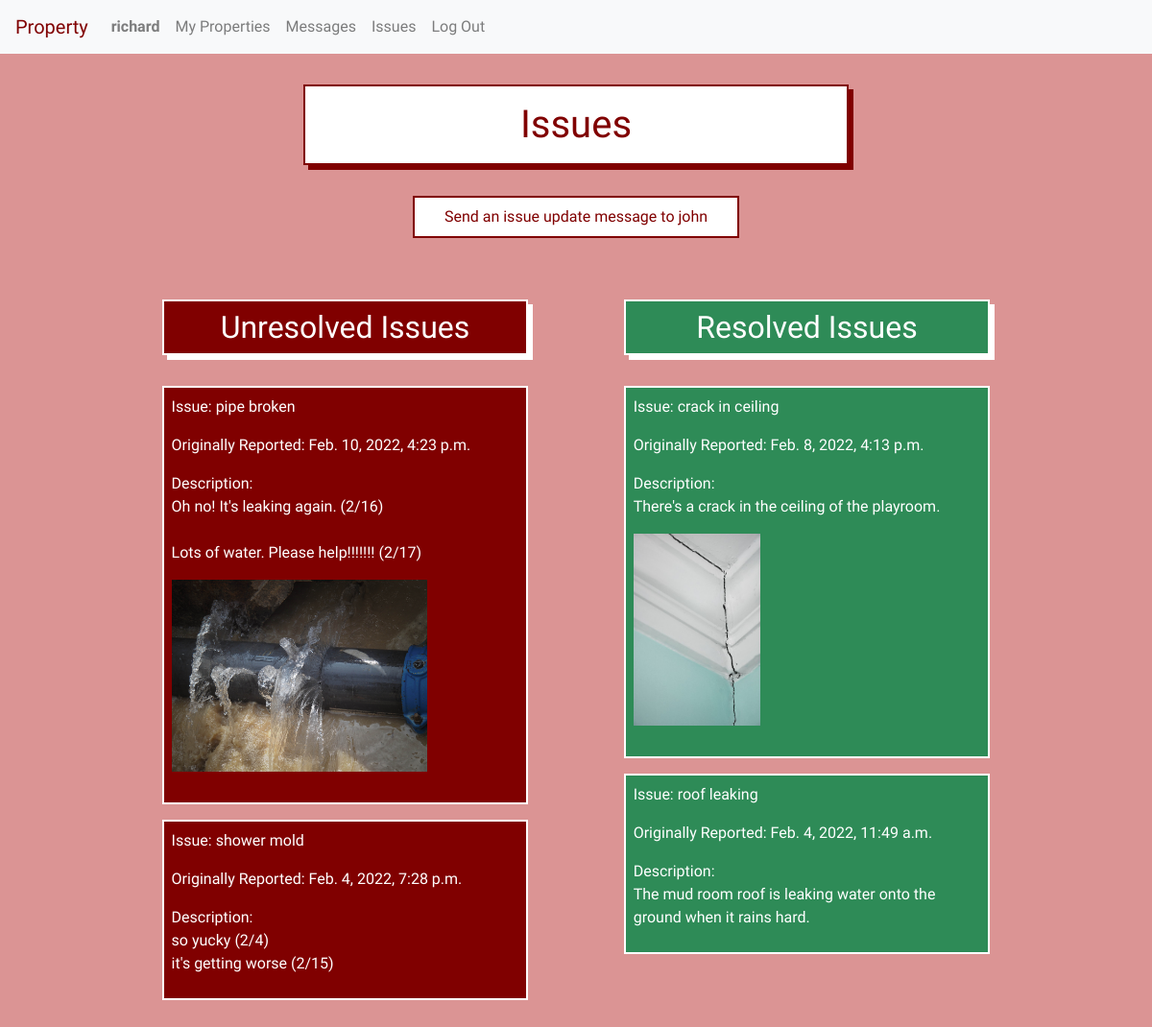
The page /unit_issues/3 (signed in) on the database its author committed.
### property/models.py (models this page shows, shortened)
class User(AbstractUser):
    tenant = models.BooleanField(default=True)
    manager = models.BooleanField(default=False)
    profile_picture = models.ImageField(blank=True, null=True, upload_to='profile_images/')

class Unit(models.Model):
    manager = models.ForeignKey(User, on_delete=models.CASCADE, related_name="managers")
    tenant = models.ForeignKey(User, on_delete=models.CASCADE, related_name="tenants", blank=True, null=True)
    address = models.CharField(max_length=200)
    image = models.ImageField(blank=True, upload_to='unit_images/')
    lease = models.FileField(blank=True, upload_to='leases/')

class Issue(models.Model):
    unit_id = models.ForeignKey(Unit, on_delete=models.CASCADE, related_name="issues")
    image = models.ImageField(blank=True, upload_to='issue_images/')
    title = models.CharField(max_length=50)
    description = models.TextField(max_length=1000, null=False, blank=False)
    time_created = models.DateTimeField(default=timezone.now)
    resolved = models.BooleanField(default=False)

### property/views.py (the view)
# urls.py: path("unit_issues/<int:unit_id>", views.unit_issues, name="unit_issues"),
@login_required
def unit_issues(request, unit_id):
    if request.method == "GET":
        unit = Unit.objects.get(id=unit_id)
        resolved_issues = Issue.objects.filter(unit_id=unit.id).filter(resolved=True).order_by('-time_created')
        unresolved_issues = Issue.objects.filter(unit_id=unit.id).filter(resolved=False).order_by('-time_created')
        return render(request, 'property/unit_issues.html', {
            "resolved_issues": resolved_issues,
            "unresolved_issues": unresolved_issues,
            "unit": unit
        })
    else:
        return render(request, 'property/error.html')

### property/templates/property/unit_issues.html (shortened to what this page needs)
{% extends "property/layout.html" %}
{% block body %}
<h1>Issues</h1>
{% if user.is_authenticated %}
    {% if user == unit.manager or user == unit.tenant %}
    {% if user.manager %}
        <button onclick="show_send_message_form_block()" class="show_send_a_message_form">Send an issue update message to {{unit.tenant}}</button><br>
    {% endif %}
        <div class="inline-child">
            <h2 id="unresolved_header">Unresolved Issues</h2>
            <div class="unresolved-issues">
            {% for issue in unresolved_issues %}
                <div class="unresolved-item">
                    <p>Issue: {{issue.title}}</p>
                    <p>Originally Reported: {{issue.time_created}}</p>
                    <div id="original_issue_description_{{issue.id}}">
                        <p id="current_issue_description_{{issue.id}}">Description:<br>{{issue.description|linebreaksbr}}</p>
                    </div>
                    {% if issue.image %}
                    <div class="issue_image">
                        <img src="{{ issue.image.url }}" alt="{{ issue.title }}" height=200>
                        <br><br>
                    </div>
                    {% endif %}
                </div>
            {% endfor %}
            </div>
        </div>
        <div class="inline-child">
            <h2 id="resolved_header">Resolved Issues</h2>
            <div class="resolved-issues">
            {% for issue in resolved_issues %}
                <div class="resolved-item">
                    <p>Issue: {{issue.title}}</p>
                    <p>Originally Reported: {{issue.time_created}}</p>
                    <p>Description:<br>{{issue.description|linebreaksbr}}</p>
                    {% if issue.image %}
                    <div class="issue_image">
                        <img src="{{ issue.image.url }}" alt="{{ issue.title }}" height=200>
                        <br><br>
                    </div>
                    {% endif %}
                </div>
            {% endfor %}
            </div>
        </div>
    {% else %}
    <br><br>You don't have permission to view this page.
    {% endif %}
{% else %}
<br><br>You don't have permission to view this page.
{% endif %}
{% endblock %}

### property/templates/property/layout.html (shortened to what this page needs)
{% load static %}
<!DOCTYPE html>
<html lang="en">
    <head>
        <link rel="stylesheet" href="https://stackpath.bootstrapcdn.com/bootstrap/4.3.1/css/bootstrap.min.css">
        <link href="{% static 'property/styles.css' %}" rel="stylesheet">
    </head>
    <body>
        {% if user.is_authenticated %}
        <nav class="navbar sticky-top navbar-expand-lg navbar-light bg-light">
            <a id="property" class="navbar-brand" href="{% url 'index' %}">Property</a>
            <div class="collapse navbar-collapse" id="navbarTogglerDemo02">
              <ul class="navbar-nav mr-auto mt-2 mt-lg-0">
                <li class="nav-item">
                    <a class="nav-link" href="{% url 'profile' %}"><strong>{{ user.username }}</strong></a>
                </li>
                {% if user.manager %}
                <li class="nav-item">
                    <a class="nav-link" href="{% url 'index' %}">My Properties</a>
                </li>
                {% endif %}
                <li class="nav-item">
                    <a class="nav-link" href="{% url 'messages' %}">Messages</a>
                </li>
                <li class="nav-item">
                    <a class="nav-link" href="{% url 'issues' %}">Issues</a>
                </li>
                <li class="nav-item">
                    <a class="nav-link" href="{% url 'logout' %}">Log Out</a>
                </li>
              </ul>
            </div>
          </nav>
        {% endif %}
        <div class="body">
        {% block body %}
        {% endblock %}
        </div>
    </body>
</html>

### property/static/property/styles.css (style rules this page uses)
:root { --blue: rgb(60, 108, 196); --lightblue: rgb(127, 167, 241); }
body { background-color: rgb(219, 148, 148); color: maroon; font-family: 'Yusei Magic', sans-serif; }
#property { color: maroon; }
a { text-decoration: none !important; }
.body { padding: 2rem; text-align: center; }
h1 { padding: 1rem; margin-bottom: 1rem; margin: auto; text-align: center; border: maroon solid 2px; background-color: white; color: maroon; display: block; box-shadow: 5px 5px; width: 50%; min-width: 350px; }
.issue_image > img { max-width: 30vw; max-height: 400px; }
.inline-child { display: inline-block; width: 42%; min-width: 250px; vertical-align: top; margin-top: 1rem; }
.show_send_a_message_form, .show_report_an_issue_form, .add-property-link { padding: 0.5rem; margin: auto; width: 30%; min-width: 200px; margin-bottom: 2rem; margin-top: 2rem; text-align: center; border: maroon solid 2px; background-color: white; color: maroon; }
h2 { padding: 0.5rem; margin: auto; width: 80%; min-width: 250px; margin-bottom: 2rem; margin-top: 1rem; text-align: center; border: white solid 2px; color: white; box-shadow: white 5px 5px; }
#unresolved_header { background-color:maroon; }
#resolved_header { background-color: seagreen; }
.unresolved-item { padding: .5rem; margin: auto; width: 80%; min-width: 250px; margin-bottom: 1rem; text-align: left; border: white solid 2px; background-color:maroon; color: white; display: block; }
.resolved-item { padding: .5rem; margin: auto; width: 80%; min-width: 250px; margin-bottom: 1rem; text-align: left; border: white solid 2px; background-color: seagreen; color: white; display: block; }

### rows shown on the page
User: username "richard"
Unit: tenant "john"
Issue: title "pipe broken", time_created "Feb. 10, 2022, 4:23 p.m.", description "Oh no! It's leaking again. (2/16) Lots of water. Please help!!!!!!! (2/17)", image (picture)
Issue: title "shower mold", time_created "Feb. 4, 2022, 7:28 p.m.", description "so yucky (2/4) it's getting worse (2/15)"
Issue: title "crack in ceiling", time_created "Feb. 8, 2022, 4:13 p.m.", description "There's a crack in the ceiling of the playroom.", image (picture)
Issue: title "roof leaking", time_created "Feb. 4, 2022, 11:49 a.m.", description "The mud room roof is leaking water onto the ground when it rains hard."
